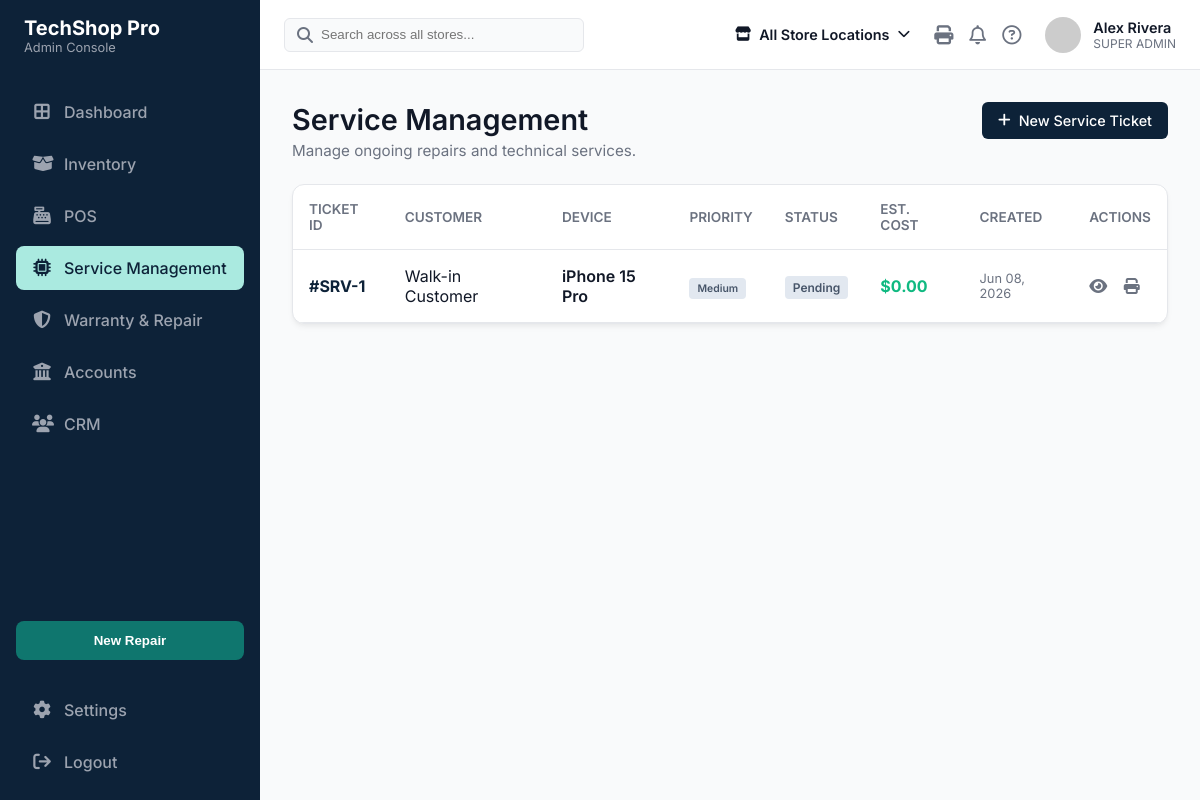
The app's page /service.php with its own data.
### tables this page shows
CREATE TABLE `repairs` (
  `id` int(11) NOT NULL AUTO_INCREMENT,
  `store_id` int(11) DEFAULT NULL,
  `customer_id` int(11) DEFAULT NULL,
  `device_name` varchar(100) DEFAULT NULL,
  `issue_description` text DEFAULT NULL,
  `status` enum('Pending','In Progress','Completed','Cancelled') DEFAULT 'Pending',
  `estimated_cost` decimal(10,2) DEFAULT NULL,
  `repair_date` timestamp NOT NULL DEFAULT current_timestamp(),
  PRIMARY KEY (`id`),
  KEY `store_id` (`store_id`),
  KEY `customer_id` (`customer_id`),
  CONSTRAINT `repairs_ibfk_1` FOREIGN KEY (`store_id`) REFERENCES `stores` (`id`) ON DELETE CASCADE,
  CONSTRAINT `repairs_ibfk_2` FOREIGN KEY (`customer_id`) REFERENCES `customers` (`id`) ON DELETE CASCADE
);

### service.php (the view, shortened to what this page needs)
<?php
require 'config.php';
include 'includes/header.php';
?>
<div class="page-container">
    <div style="display:flex; justify-content:space-between; align-items:flex-start; margin-bottom: 24px;">
        <div class="page-title" style="margin-bottom:0;">
            <h1>Service Management</h1>
            <p>Manage ongoing repairs and technical services.</p>
        </div>
        <a href="add_ticket.php" class="btn btn-primary"><i class="fa-solid fa-plus"></i> New Service Ticket</a>
    </div>
    <div class="card" style="padding:0; overflow:hidden;">
        <table class="data-table">
            <thead>
                <tr>
                    <th>Ticket ID</th>
                    <th>Customer</th>
                    <th>Device</th>
                    <th>Priority</th>
                    <th>Status</th>
                    <th>Est. Cost</th>
                    <th>Created</th>
                    <th>Actions</th>
                </tr>
            </thead>
            <tbody>
                <?php
                $repairs = $conn->query("SELECT r.*, c.full_name as customer_name
                                        FROM repairs r
                                        LEFT JOIN customers c ON r.customer_id = c.id
                                        ORDER BY r.repair_date DESC");
                if ($repairs && $repairs->num_rows > 0):
                    while($row = $repairs->fetch_assoc()):
                        $status_color = '#fef08a'; $status_text = '#854d0e';
                        if ($row['status'] == 'Pending') { $status_color = '#e2e8f0'; $status_text = '#475569'; }
                        elseif ($row['status'] == 'Completed') { $status_color = '#dcfce7'; $status_text = '#166534'; }
                        elseif ($row['status'] == 'Cancelled') { $status_color = '#fee2e2'; $status_text = '#991b1b'; }
                        $p_color = '#e2e8f0'; $p_text = '#475569';
                ?>
                <tr>
                    <td style="font-weight:700; color:var(--sidebar-bg);"><?= htmlspecialchars($row['ticket_id'] ?? '#SRV-'.$row['id']) ?></td>
                    <td><?= htmlspecialchars($row['customer_name'] ?? 'Walk-in Customer') ?></td>
                    <td style="font-weight:600;"><?= htmlspecialchars($row['device_name']) ?></td>
                    <td><span class="badge" style="background:<?= $p_color ?>; color:<?= $p_text ?>; font-size:0.65rem; border-radius:4px;"><?= $row['priority'] ?? 'Medium' ?></span></td>
                    <td><span class="badge" style="background:<?= $status_color ?>; color:<?= $status_text ?>;"><?= $row['status'] ?></span></td>
                    <td style="font-weight:700; color:var(--success);">$<?= number_format($row['estimated_cost'], 2) ?></td>
                    <td style="font-size:0.8rem; color:var(--text-secondary);"><?= date('M d, Y', strtotime($row['repair_date'])) ?></td>
                    <td>
                        <a href="view_ticket.php?id=<?= $row['id'] ?>"><i class="fa-solid fa-eye" style="color:var(--text-secondary); cursor:pointer; margin-right:12px;" title="View Details"></i></a>
                        <i class="fa-solid fa-print" style="color:var(--text-secondary); cursor:pointer;" title="Print Receipt"></i>
                    </td>
                </tr>
                <?php
                    endwhile;
                endif; ?>
            </tbody>
        </table>
    </div>
</div>
</main></div></body></html>

### assets/css/style.css (style rules this page uses)
:root { --navbar-bg: #ffffff; --sidebar-bg: #0d2238; --sidebar-hover: #1b3855; --primary-accent: #aaeae0; --text-primary: #111827; --text-secondary: #6b7280; --text-sidebar: #9ca3af; --bg-light: #f9fafb; --border-color: #e5e7eb; --success: #10b981; --danger: #ef4444; --warning: #f59e0b; --info: #3b82f6; --font-family: 'Inter', sans-serif; --sidebar-width: 260px; --header-height: 70px; --card-shadow: 0 4px 6px -1px rgba(0, 0, 0, 0.05), 0 2px 4px -1px rgba(0, 0, 0, 0.03); }
* { margin: 0; padding: 0; box-sizing: border-box; }
body { font-family: var(--font-family); background-color: var(--bg-light); color: var(--text-primary); overflow-x: hidden; }
h1, h2, h3, h4, h5, h6 { font-weight: 600; }
a { text-decoration: none; color: inherit; }
.page-container { padding: 32px; }
.page-title { margin-bottom: 24px; }
.page-title h1 { font-size: 1.8rem; margin-bottom: 4px; }
.page-title p { color: var(--text-secondary); font-size: 0.95rem; }
.card { background: #ffffff; border-radius: 12px; box-shadow: var(--card-shadow); border: 1px solid var(--border-color); padding: 24px; }
.btn { padding: 10px 16px; border-radius: 6px; border: none; cursor: pointer; font-weight: 500; font-size: 0.9rem; display: inline-flex; align-items: center; gap: 8px; transition: all 0.2s; }
.btn-primary { background: var(--sidebar-bg); color: white; }
.badge { padding: 4px 8px; border-radius: 4px; font-size: 0.75rem; font-weight: 600; }
.data-table { width: 100%; border-collapse: collapse; }
.data-table th { text-align: left; padding: 16px; font-weight: 600; color: var(--text-secondary); font-size: 0.85rem; border-bottom: 1px solid var(--border-color); text-transform: uppercase; }
.data-table td { padding: 16px; border-bottom: 1px solid var(--border-color); vertical-align: middle; }

### records on screen
repairs: id "#SRV-1", customer_name "Walk-in Customer", device_name "iPhone 15 Pro", priority "Medium", status "Pending", estimated_cost "0.00", repair_date "Jun 08, 2026"

### other values on screen
$user_name "Alex Rivera"
$user_role "SUPER ADMIN"
